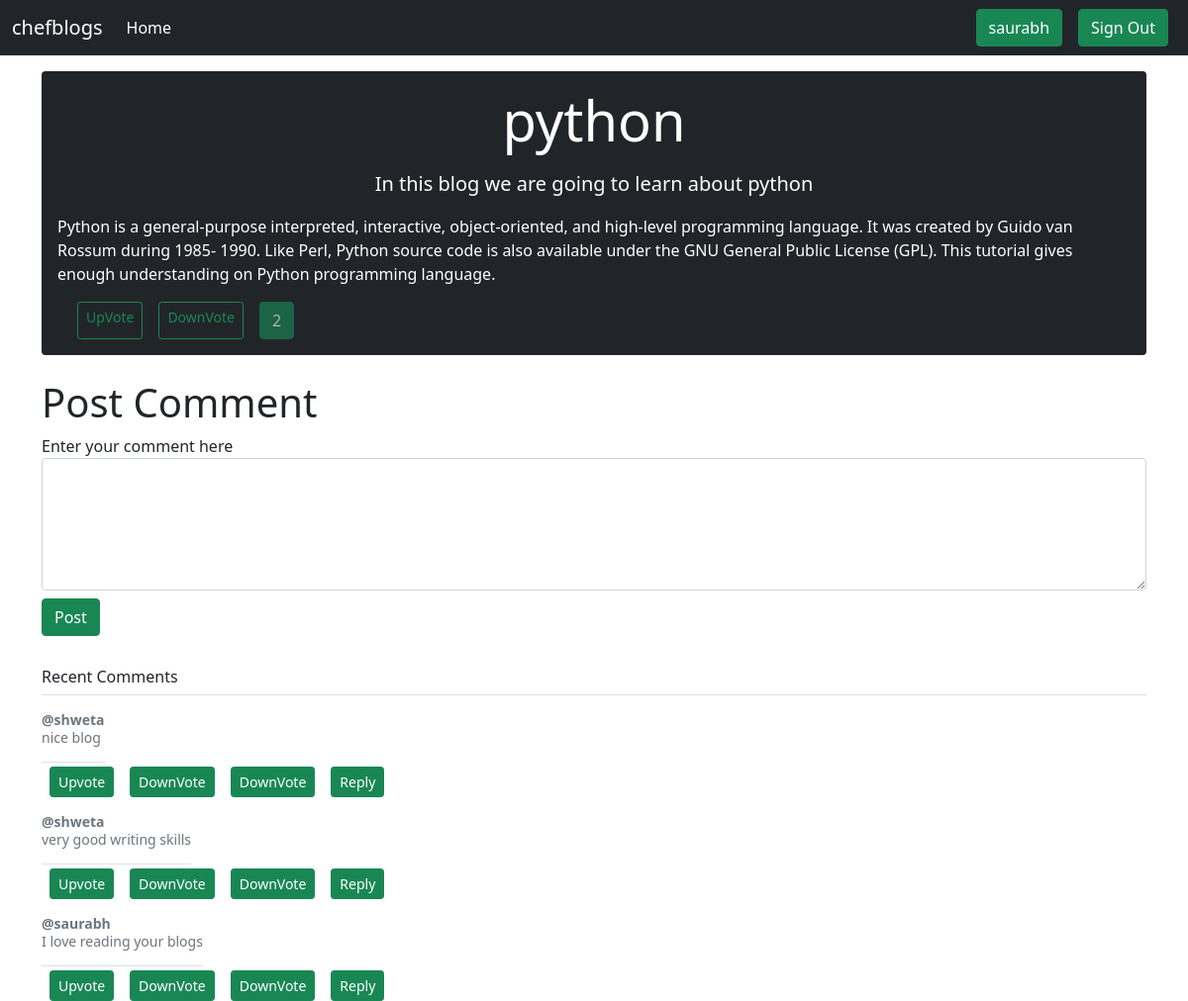
Screenshot of /blogs.php?blogid=7 (signed in) with the database file from the repository.
### tables this page shows
CREATE TABLE `blogs` (
  `blog_id` int(12) NOT NULL,
  `user_id` int(12) NOT NULL,
  `blog_title` text NOT NULL,
  `blog_desc` text NOT NULL,
  `time` datetime NOT NULL,
  `blog_info` text NOT NULL,
  `Vote` int(31) NOT NULL DEFAULT 0
);

CREATE TABLE `comments` (
  `comment_id` int(12) NOT NULL,
  `blog_id` int(12) NOT NULL,
  `user_id` int(12) NOT NULL,
  `comment` text NOT NULL,
  `time` datetime NOT NULL DEFAULT current_timestamp(),
  `vote` int(12) NOT NULL DEFAULT 0
);

CREATE TABLE `users` (
  `user_id` int(12) NOT NULL,
  `username` varchar(255) DEFAULT NULL,
  `email` varchar(255) DEFAULT NULL,
  `password` varchar(255) DEFAULT NULL,
  `doj` datetime NOT NULL DEFAULT current_timestamp()
);

### blogs.php (the view, shortened to what this page needs)
<!doctype html>
<html lang="en">
  <head>
    <link href="https://cdn.jsdelivr.net/npm/bootstrap@5.1.3/dist/css/bootstrap.min.css" rel="stylesheet">
  </head>
  <body>
    <?php
       include './partials/_header.php';
       include './partials/_dbconnect.php';
       $blogid = $_GET['blogid'];
       $sql = "SELECT * from `blogs` where `blog_id` = $blogid";
       $result = mysqli_query($conn,$sql);
       $row = mysqli_fetch_assoc($result);
       $bloginfo = $row['blog_info'];
       $blogtitle = $row['blog_title'];
       $blogdesc = $row['blog_desc'];
       $vote = $row['Vote'];
       echo '<div class="container my-3">
       <div class="jumbotron p-3 text-white rounded bg-dark">
         <div class="col-md-12 px-0">
             <h2 class="display-4 text-center font-italic">'.$blogtitle.'</h2>
             <p class="lead my-3 text-center">'.$blogdesc.'</p>
             <p>'.$bloginfo.'</p>
         </div>
          <div class ="container-fluid">
          <form class="d-flex text-muted">';
          if(isset($_SESSION['login']) and $_SESSION['login'] == 'true'){
            $flag = true;
            if($flag){
                 echo '<a href="./partials/_handleupvote.php?blogid='.$blogid.'" class="btn btn-outline-success btn-sm mx-2"> UpVote</a>
                 <a href="./partials/_handledownvote.php?blogid='.$blogid.'" class="btn btn-outline-success btn-sm mx-2"> DownVote</a>';
            }else{
                echo '<button type="button" class="btn btn-lg btn-success btn-sm mx-2" disabled>UpVote</button>
                <button type="button" class="btn btn-lg btn-success btn-sm mx-2" disabled>DownVote</button>';
            }
          }else{
            echo '<button type="button" class="btn btn-lg btn-success btn-sm mx-2" disabled>UpVote</button>
            <button type="button" class="btn btn-lg btn-success btn-sm mx-2" disabled>DownVote</button>';
          }
        echo' <button type="button" class="btn btn-success mx-2" disabled>'.$vote.'</button>
           </form>
          </div>
       </div>
       </div>';
       if(isset($_SESSION['login']) && $_SESSION['login'] == true){
        $user_id = $_SESSION['userid'];
         echo '<div class="container my-3 py-2">
                <h1>Post Comment</h1>
                <form action="' .$_SERVER['REQUEST_URI']. '" method="post">
                        <div class="form-group">
                            <label for="exampleFormControlTextarea1">Enter your comment here</label>
                            <textarea class="form-control" id="comment" name="comment" rows="5"></textarea>
                        </div>
                        <input type="hidden" name = "user_id" value =  "'.$user_id.'">
                        <button type="submit" class="btn btn-success my-2">Post</button>
                </form>
            </div>';
         }else{
        echo'<div class="container my-3">
                <h1>Post Comment</h1>
                <p class = "lead">You are not logged in. Please login to Post a comment</p>
            </div>';
         }
            echo '<div class = "container"
            <div class="my-3 p-3 bg-body rounded shadow-sm">
          <h6 class="border-bottom pb-2 mb-0">Recent Comments</h6>';
            $sql = "SELECT * FROM `comments` WHERE `blog_id` = $blogid";
            $result = mysqli_query($conn,$sql);
            while($row = mysqli_fetch_assoc($result)){
                 $content = $row['comment'];
                 $userid = $row['user_id'];
                 $sql2 = "SELECT username FROM `users` WHERE user_id = '$userid'";
                 $result2 = mysqli_query($conn,$sql2);
                 $row2 =  mysqli_fetch_assoc($result2);
                 $username = $row2['username'];
                 echo '
               <div class="d-flex text-muted pt-3">
               <p class="pb-3 mb-0 small lh-sm border-bottom">
                   <strong class="d-block text-gray-dark">@'.$username.'</strong>'.$content.' </p>
               </div>
               <div class="d-flex text-muted pt-1">
               <a href = "#" class="btn btn-success mx-2 btn-sm" id = "bnt">Upvote</a>
               <a href = "#" class="btn btn-success mx-2 btn-sm" id = "bnt">DownVote</a>
               <a href = "#" class="btn btn-success mx-2 btn-sm" id = "bnt" disabled>DownVote</a>
               <a href = "#" class="btn btn-success mx-2 btn-sm" id = "bnt">Reply</a>
               </div>
             ';
             }
             echo '</div>
             </div>';
    ?>
  </body>
</html>

### blogs.php (style rules this page uses)
#bnt { height = 5px; width = 10px; }

### rows the page displays
blogs: blog_title "python", blog_desc "In this blog we are going to learn about python", blog_info "Python is a general-purpose interpreted, interactive, object-oriented, and high-level programming language. It was created by Guido van Rossum during 1985- 1990. Like Perl, Python source code is also available under the GNU General Public License (GPL). This tutorial gives enough understanding on Python programming language.", Vote "2"
comments: user.username "shweta", comment "nice blog"
comments: user.username "shweta", comment "very good writing skills"
comments: user.username "saurabh", comment "I love reading your blogs"

### other values shown
$_SESSION['username'] "saurabh"
